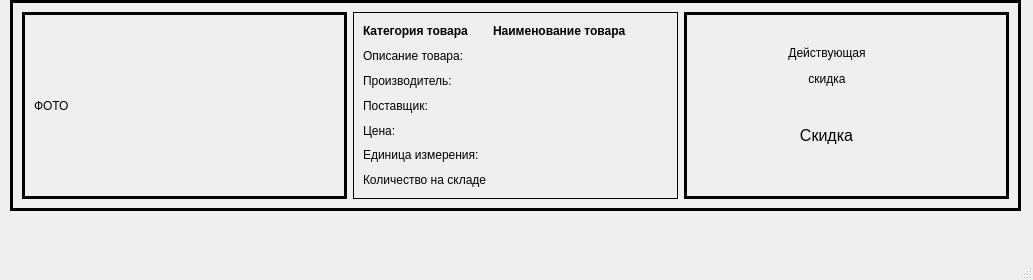
<?xml version="1.0" encoding="UTF-8"?>
<ui version="4.0">
 <class>MainWindow</class>
 <widget class="QMainWindow" name="MainWindow">
  <property name="geometry">
   <rect>
    <x>0</x>
    <y>0</y>
    <width>1033</width>
    <height>280</height>
   </rect>
  </property>
  <property name="minimumSize">
   <size>
    <width>1033</width>
    <height>280</height>
   </size>
  </property>
  <property name="windowTitle">
   <string>MainWindow</string>
  </property>
  <property name="styleSheet">
   <string notr="true">font: 10pt &quot;Segoe UI&quot;;</string>
  </property>
  <widget class="QWidget" name="centralwidget">
   <widget class="QFrame" name="frame">
    <property name="geometry">
     <rect>
      <x>10</x>
      <y>0</y>
      <width>1011</width>
      <height>211</height>
     </rect>
    </property>
    <property name="minimumSize">
     <size>
      <width>1011</width>
      <height>211</height>
     </size>
    </property>
    <property name="frameShape">
     <enum>QFrame::Box</enum>
    </property>
    <property name="frameShadow">
     <enum>QFrame::Plain</enum>
    </property>
    <property name="lineWidth">
     <number>3</number>
    </property>
    <layout class="QGridLayout" name="gridLayout_2">
     <item row="0" column="1">
      <widget class="QFrame" name="frame_3">
       <property name="frameShape">
        <enum>QFrame::Box</enum>
       </property>
       <property name="frameShadow">
        <enum>QFrame::Plain</enum>
       </property>
       <layout class="QGridLayout" name="gridLayout">
        <item row="4" column="0">
         <widget class="QLabel" name="label_10">
          <property name="text">
           <string>Цена:</string>
          </property>
         </widget>
        </item>
        <item row="1" column="0">
         <widget class="QLabel" name="label_6">
          <property name="text">
           <string>Описание товара:</string>
          </property>
         </widget>
        </item>
        <item row="3" column="1">
         <widget class="QLabel" name="label_suplier">
          <property name="text">
           <string/>
          </property>
         </widget>
        </item>
        <item row="4" column="1">
         <widget class="QLabel" name="label_Oldprice">
          <property name="text">
           <string/>
          </property>
         </widget>
        </item>
        <item row="5" column="0">
         <widget class="QLabel" name="label_11">
          <property name="text">
           <string>Единица измерения:</string>
          </property>
         </widget>
        </item>
        <item row="2" column="0">
         <widget class="QLabel" name="label_8">
          <property name="text">
           <string>Производитель:</string>
          </property>
         </widget>
        </item>
        <item row="0" column="0">
         <widget class="QLabel" name="label_category">
          <property name="text">
           <string>&lt;html&gt;&lt;head/&gt;&lt;body&gt;&lt;p&gt;&lt;span style=&quot; font-weight:600;&quot;&gt;Категория товара&lt;/span&gt;&lt;/p&gt;&lt;/body&gt;&lt;/html&gt;</string>
          </property>
         </widget>
        </item>
        <item row="1" column="1">
         <widget class="QLabel" name="label_description">
          <property name="text">
           <string/>
          </property>
         </widget>
        </item>
        <item row="6" column="1">
         <widget class="QLabel" name="label_count">
          <property name="text">
           <string/>
          </property>
         </widget>
        </item>
        <item row="6" column="0">
         <widget class="QLabel" name="label_12">
          <property name="text">
           <string>Количество на складе</string>
          </property>
         </widget>
        </item>
        <item row="5" column="1">
         <widget class="QLabel" name="label_izmerenie">
          <property name="text">
           <string/>
          </property>
         </widget>
        </item>
        <item row="0" column="1">
         <widget class="QLabel" name="label_name">
          <property name="text">
           <string>&lt;html&gt;&lt;head/&gt;&lt;body&gt;&lt;p&gt;&lt;span style=&quot; font-weight:600;&quot;&gt;Наименование товара&lt;/span&gt;&lt;/p&gt;&lt;/body&gt;&lt;/html&gt;</string>
          </property>
         </widget>
        </item>
        <item row="4" column="2">
         <widget class="QLabel" name="label_new_price">
          <property name="text">
           <string/>
          </property>
         </widget>
        </item>
        <item row="3" column="0">
         <widget class="QLabel" name="label_9">
          <property name="text">
           <string>Поставщик:</string>
          </property>
         </widget>
        </item>
        <item row="2" column="1">
         <widget class="QLabel" name="label_manufactor">
          <property name="text">
           <string/>
          </property>
         </widget>
        </item>
       </layout>
      </widget>
     </item>
     <item row="0" column="0">
      <widget class="QFrame" name="frame_2">
       <property name="frameShape">
        <enum>QFrame::Box</enum>
       </property>
       <property name="frameShadow">
        <enum>QFrame::Plain</enum>
       </property>
       <property name="lineWidth">
        <number>3</number>
       </property>
       <layout class="QGridLayout" name="gridLayout_3">
        <item row="0" column="0">
         <widget class="QLabel" name="label_photo">
          <property name="text">
           <string>ФОТО</string>
          </property>
         </widget>
        </item>
       </layout>
      </widget>
     </item>
     <item row="0" column="2">
      <widget class="QFrame" name="frame_4">
       <property name="frameShape">
        <enum>QFrame::Box</enum>
       </property>
       <property name="frameShadow">
        <enum>QFrame::Plain</enum>
       </property>
       <property name="lineWidth">
        <number>3</number>
       </property>
       <widget class="QLabel" name="label_2">
        <property name="geometry">
         <rect>
          <x>80</x>
          <y>20</y>
          <width>126</width>
          <height>68</height>
         </rect>
        </property>
        <property name="styleSheet">
         <string notr="true">font: 12pt &quot;Segoe UI&quot;;</string>
        </property>
        <property name="text">
         <string>&lt;html&gt;&lt;head/&gt;&lt;body&gt;&lt;p align=&quot;center&quot;&gt;Действующая&lt;/p&gt;&lt;p align=&quot;center&quot;&gt; скидка&lt;/p&gt;&lt;/body&gt;&lt;/html&gt;</string>
        </property>
       </widget>
       <widget class="QLabel" name="label_sale">
        <property name="geometry">
         <rect>
          <x>110</x>
          <y>110</y>
          <width>65</width>
          <height>28</height>
         </rect>
        </property>
        <property name="text">
         <string>&lt;html&gt;&lt;head/&gt;&lt;body&gt;&lt;p align=&quot;center&quot;&gt;&lt;span style=&quot; font-size:12pt;&quot;&gt;Скидка&lt;/span&gt;&lt;/p&gt;&lt;/body&gt;&lt;/html&gt;</string>
        </property>
       </widget>
      </widget>
     </item>
    </layout>
   </widget>
  </widget>
  <widget class="QMenuBar" name="menubar">
   <property name="geometry">
    <rect>
     <x>0</x>
     <y>0</y>
     <width>1033</width>
     <height>29</height>
    </rect>
   </property>
  </widget>
  <widget class="QStatusBar" name="statusbar"/>
 </widget>
 <resources/>
 <connections/>
</ui>
